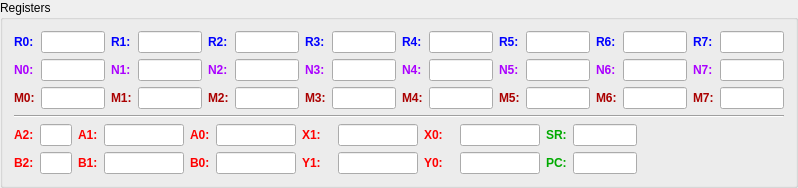
     <widget class="QGroupBox" name="groupBox_2">
      <property name="title">
       <string>Registers</string>
      </property>
      <layout class="QGridLayout" name="gridLayout_15">
       <item row="2" column="0">
        <layout class="QHBoxLayout" name="horizontalLayout_5">
         <item>
          <layout class="QGridLayout" name="gridLayout_16">
           <item row="0" column="0">
            <widget class="QLabel" name="label_38">
             <property name="text">
              <string>&lt;html&gt;&lt;head/&gt;&lt;body&gt;&lt;p&gt;&lt;span style=&quot; font-weight:600; color:#ff0000;&quot;&gt;A2:&lt;/span&gt;&lt;/p&gt;&lt;/body&gt;&lt;/html&gt;</string>
             </property>
            </widget>
           </item>
           <item row="0" column="1">
            <widget class="QLineEdit" name="lineEditA2">
             <property name="maximumSize">
              <size>
               <width>32</width>
               <height>16777215</height>
              </size>
             </property>
             <property name="inputMask">
              <string>HH</string>
             </property>
            </widget>
           </item>
           <item row="0" column="3">
            <widget class="QLabel" name="label_39">
             <property name="text">
              <string>&lt;html&gt;&lt;head/&gt;&lt;body&gt;&lt;p&gt;&lt;span style=&quot; font-weight:600; color:#ff0000;&quot;&gt;A1:&lt;/span&gt;&lt;/p&gt;&lt;/body&gt;&lt;/html&gt;</string>
             </property>
            </widget>
           </item>
           <item row="0" column="4">
            <widget class="QLineEdit" name="lineEditA1">
             <property name="maximumSize">
              <size>
               <width>80</width>
               <height>16777215</height>
              </size>
             </property>
             <property name="inputMask">
              <string>HHHHHH</string>
             </property>
            </widget>
           </item>
           <item row="0" column="5">
            <widget class="QLabel" name="label_40">
             <property name="text">
              <string>&lt;html&gt;&lt;head/&gt;&lt;body&gt;&lt;p&gt;&lt;span style=&quot; font-weight:600; color:#ff0000;&quot;&gt;A0:&lt;/span&gt;&lt;/p&gt;&lt;/body&gt;&lt;/html&gt;</string>
             </property>
            </widget>
           </item>
           <item row="0" column="6">
            <widget class="QLineEdit" name="lineEditA0">
             <property name="maximumSize">
              <size>
               <width>80</width>
               <height>16777215</height>
              </size>
             </property>
             <property name="inputMask">
              <string>HHHHHH</string>
             </property>
            </widget>
           </item>
           <item row="1" column="0">
            <widget class="QLabel" name="label_41">
             <property name="text">
              <string>&lt;html&gt;&lt;head/&gt;&lt;body&gt;&lt;p&gt;&lt;span style=&quot; font-weight:600; color:#ff0000;&quot;&gt;B2:&lt;/span&gt;&lt;/p&gt;&lt;/body&gt;&lt;/html&gt;</string>
             </property>
            </widget>
           </item>
           <item row="1" column="1">
            <widget class="QLineEdit" name="lineEditB2">
             <property name="maximumSize">
              <size>
               <width>32</width>
               <height>16777215</height>
              </size>
             </property>
             <property name="inputMask">
              <string>HH</string>
             </property>
            </widget>
           </item>
           <item row="1" column="3">
            <widget class="QLabel" name="label_42">
             <property name="text">
              <string>&lt;html&gt;&lt;head/&gt;&lt;body&gt;&lt;p&gt;&lt;span style=&quot; font-weight:600; color:#ff0000;&quot;&gt;B1:&lt;/span&gt;&lt;/p&gt;&lt;/body&gt;&lt;/html&gt;</string>
             </property>
            </widget>
           </item>
           <item row="1" column="4">
            <widget class="QLineEdit" name="lineEditB1">
             <property name="maximumSize">
              <size>
               <width>80</width>
               <height>16777215</height>
              </size>
             </property>
             <property name="inputMask">
              <string>HHHHHH</string>
             </property>
            </widget>
           </item>
           <item row="1" column="5">
            <widget class="QLabel" name="label_43">
             <property name="text">
              <string>&lt;html&gt;&lt;head/&gt;&lt;body&gt;&lt;p&gt;&lt;span style=&quot; font-weight:600; color:#ff0000;&quot;&gt;B0:&lt;/span&gt;&lt;/p&gt;&lt;/body&gt;&lt;/html&gt;</string>
             </property>
            </widget>
           </item>
           <item row="1" column="6">
            <widget class="QLineEdit" name="lineEditB0">
             <property name="maximumSize">
              <size>
               <width>80</width>
               <height>16777215</height>
              </size>
             </property>
             <property name="inputMask">
              <string>HHHHHH</string>
             </property>
            </widget>
           </item>
          </layout>
         </item>
         <item>
          <layout class="QGridLayout" name="gridLayout_17">
           <item row="0" column="0">
            <widget class="QLabel" name="label_44">
             <property name="text">
              <string>&lt;html&gt;&lt;head/&gt;&lt;body&gt;&lt;p&gt;&lt;span style=&quot; font-weight:600; color:#ff0000;&quot;&gt;X1:&lt;/span&gt;&lt;/p&gt;&lt;/body&gt;&lt;/html&gt;</string>
             </property>
            </widget>
           </item>
           <item row="0" column="1">
            <widget class="QLineEdit" name="lineEditX1">
             <property name="maximumSize">
              <size>
               <width>80</width>
               <height>16777215</height>
              </size>
             </property>
             <property name="inputMask">
              <string>HHHHHH</string>
             </property>
            </widget>
           </item>
           <item row="0" column="2">
            <widget class="QLabel" name="label_45">
             <property name="text">
              <string>&lt;html&gt;&lt;head/&gt;&lt;body&gt;&lt;p&gt;&lt;span style=&quot; font-weight:600; color:#ff0000;&quot;&gt;X0:&lt;/span&gt;&lt;/p&gt;&lt;/body&gt;&lt;/html&gt;</string>
             </property>
            </widget>
           </item>
           <item row="0" column="3">
            <widget class="QLineEdit" name="lineEditX0">
             <property name="maximumSize">
              <size>
               <width>80</width>
               <height>16777215</height>
              </size>
             </property>
             <property name="inputMask">
              <string>HHHHHH</string>
             </property>
            </widget>
           </item>
           <item row="1" column="0">
            <widget class="QLabel" name="label_46">
             <property name="text">
              <string>&lt;html&gt;&lt;head/&gt;&lt;body&gt;&lt;p&gt;&lt;span style=&quot; font-weight:600; color:#ff0000;&quot;&gt;Y1:&lt;/span&gt;&lt;/p&gt;&lt;/body&gt;&lt;/html&gt;</string>
             </property>
            </widget>
           </item>
           <item row="1" column="1">
            <widget class="QLineEdit" name="lineEditY1">
             <property name="maximumSize">
              <size>
               <width>80</width>
               <height>16777215</height>
              </size>
             </property>
             <property name="inputMask">
              <string>HHHHHH</string>
             </property>
            </widget>
           </item>
           <item row="1" column="2">
            <widget class="QLabel" name="label_47">
             <property name="text">
              <string>&lt;html&gt;&lt;head/&gt;&lt;body&gt;&lt;p&gt;&lt;span style=&quot; font-weight:600; color:#ff0000;&quot;&gt;Y0:&lt;/span&gt;&lt;/p&gt;&lt;/body&gt;&lt;/html&gt;</string>
             </property>
            </widget>
           </item>
           <item row="1" column="3">
            <widget class="QLineEdit" name="lineEditY0">
             <property name="maximumSize">
              <size>
               <width>80</width>
               <height>16777215</height>
              </size>
             </property>
             <property name="inputMask">
              <string>HHHHHH</string>
             </property>
            </widget>
           </item>
          </layout>
         </item>
         <item>
          <layout class="QGridLayout" name="gridLayout_18">
           <item row="0" column="0">
            <widget class="QLabel" name="label_48">
             <property name="text">
              <string>&lt;html&gt;&lt;head/&gt;&lt;body&gt;&lt;p&gt;&lt;span style=&quot; font-weight:600; color:#00aa00;&quot;&gt;SR:&lt;/span&gt;&lt;/p&gt;&lt;/body&gt;&lt;/html&gt;</string>
             </property>
            </widget>
           </item>
           <item row="1" column="0">
            <widget class="QLabel" name="label_49">
             <property name="text">
              <string>&lt;html&gt;&lt;head/&gt;&lt;body&gt;&lt;p&gt;&lt;span style=&quot; font-weight:600; color:#00aa00;&quot;&gt;PC:&lt;/span&gt;&lt;/p&gt;&lt;/body&gt;&lt;/html&gt;</string>
             </property>
            </widget>
           </item>
           <item row="1" column="1">
            <widget class="QLineEdit" name="lineEditPC">
             <property name="maximumSize">
              <size>
               <width>64</width>
               <height>16777215</height>
              </size>
             </property>
             <property name="inputMask">
              <string>HHHH</string>
             </property>
            </widget>
           </item>
           <item row="0" column="1">
            <widget class="QLineEdit" name="lineEditSR">
             <property name="maximumSize">
              <size>
               <width>64</width>
               <height>16777215</height>
              </size>
             </property>
             <property name="inputMask">
              <string>HHHH</string>
             </property>
            </widget>
           </item>
           <item row="1" column="2">
            <spacer name="horizontalSpacer">
             <property name="orientation">
              <enum>Qt::Horizontal</enum>
             </property>
             <property name="sizeHint" stdset="0">
              <size>
               <width>40</width>
               <height>20</height>
              </size>
             </property>
            </spacer>
           </item>
          </layout>
         </item>
        </layout>
       </item>
       <item row="0" column="0">
        <layout class="QHBoxLayout" name="horizontalLayout_6">
         <item>
          <layout class="QGridLayout" name="gridLayout_19">
           <item row="0" column="0">
            <widget class="QLabel" name="label_50">
             <property name="text">
              <string>&lt;html&gt;&lt;head/&gt;&lt;body&gt;&lt;p&gt;&lt;span style=&quot; font-weight:600; color:#0000ff;&quot;&gt;R0:&lt;/span&gt;&lt;/p&gt;&lt;/body&gt;&lt;/html&gt;</string>
             </property>
             <property name="textFormat">
              <enum>Qt::AutoText</enum>
             </property>
            </widget>
           </item>
           <item row="0" column="1">
            <widget class="QLineEdit" name="lineEditR0">
             <property name="sizePolicy">
              <sizepolicy hsizetype="Minimum" vsizetype="Fixed">
               <horstretch>0</horstretch>
               <verstretch>0</verstretch>
              </sizepolicy>
             </property>
             <property name="maximumSize">
              <size>
               <width>64</width>
               <height>16777215</height>
              </size>
             </property>
             <property name="inputMask">
              <string>HHHH</string>
             </property>
            </widget>
           </item>
           <item row="1" column="0">
            <widget class="QLabel" name="label_51">
             <property name="text">
              <string>&lt;html&gt;&lt;head/&gt;&lt;body&gt;&lt;p&gt;&lt;span style=&quot; font-weight:600; color:#aa00ff;&quot;&gt;N0:&lt;/span&gt;&lt;/p&gt;&lt;/body&gt;&lt;/html&gt;</string>
             </property>
            </widget>
           </item>
           <item row="1" column="1">
            <widget class="QLineEdit" name="lineEditN0">
             <property name="maximumSize">
              <size>
               <width>64</width>
               <height>16777215</height>
              </size>
             </property>
             <property name="inputMask">
              <string>HHHH</string>
             </property>
            </widget>
           </item>
           <item row="2" column="0">
            <widget class="QLabel" name="label_52">
             <property name="text">
              <string>&lt;html&gt;&lt;head/&gt;&lt;body&gt;&lt;p&gt;&lt;span style=&quot; font-weight:600; color:#aa0000;&quot;&gt;M0:&lt;/span&gt;&lt;/p&gt;&lt;/body&gt;&lt;/html&gt;</string>
             </property>
            </widget>
           </item>
           <item row="2" column="1">
            <widget class="QLineEdit" name="lineEditM0">
             <property name="maximumSize">
              <size>
               <width>64</width>
               <height>16777215</height>
              </size>
             </property>
             <property name="inputMask">
              <string>HHHH</string>
             </property>
            </widget>
           </item>
          </layout>
         </item>
         <item>
          <layout class="QGridLayout" name="gridLayout_20">
           <item row="0" column="0">
            <widget class="QLabel" name="label_53">
             <property name="text">
              <string>&lt;html&gt;&lt;head/&gt;&lt;body&gt;&lt;p&gt;&lt;span style=&quot; font-weight:600; color:#0000ff;&quot;&gt;R1:&lt;/span&gt;&lt;/p&gt;&lt;/body&gt;&lt;/html&gt;</string>
             </property>
             <property name="textFormat">
              <enum>Qt::AutoText</enum>
             </property>
            </widget>
           </item>
           <item row="0" column="1">
            <widget class="QLineEdit" name="lineEditR1">
             <property name="maximumSize">
              <size>
               <width>64</width>
               <height>16777215</height>
              </size>
             </property>
             <property name="inputMask">
              <string>HHHH</string>
             </property>
            </widget>
           </item>
           <item row="1" column="0">
            <widget class="QLabel" name="label_54">
             <property name="text">
              <string>&lt;html&gt;&lt;head/&gt;&lt;body&gt;&lt;p&gt;&lt;span style=&quot; font-weight:600; color:#aa00ff;&quot;&gt;N1:&lt;/span&gt;&lt;/p&gt;&lt;/body&gt;&lt;/html&gt;</string>
             </property>
            </widget>
           </item>
           <item row="1" column="1">
            <widget class="QLineEdit" name="lineEditN1">
             <property name="maximumSize">
              <size>
               <width>64</width>
               <height>16777215</height>
              </size>
             </property>
             <property name="inputMask">
              <string>HHHH</string>
             </property>
            </widget>
           </item>
           <item row="2" column="0">
            <widget class="QLabel" name="label_55">
             <property name="text">
              <string>&lt;html&gt;&lt;head/&gt;&lt;body&gt;&lt;p&gt;&lt;span style=&quot; font-weight:600; color:#aa0000;&quot;&gt;M1:&lt;/span&gt;&lt;/p&gt;&lt;/body&gt;&lt;/html&gt;</string>
             </property>
            </widget>
           </item>
           <item row="2" column="1">
            <widget class="QLineEdit" name="lineEditM1">
             <property name="maximumSize">
              <size>
               <width>64</width>
               <height>16777215</height>
              </size>
             </property>
             <property name="inputMask">
              <string>HHHH</string>
             </property>
            </widget>
           </item>
          </layout>
         </item>
         <item>
          <layout class="QGridLayout" name="gridLayout_21">
           <item row="0" column="0">
            <widget class="QLabel" name="label_56">
             <property name="text">
              <string>&lt;html&gt;&lt;head/&gt;&lt;body&gt;&lt;p&gt;&lt;span style=&quot; font-weight:600; color:#0000ff;&quot;&gt;R2:&lt;/span&gt;&lt;/p&gt;&lt;/body&gt;&lt;/html&gt;</string>
             </property>
             <property name="textFormat">
              <enum>Qt::AutoText</enum>
             </property>
            </widget>
           </item>
           <item row="0" column="1">
            <widget class="QLineEdit" name="lineEditR2">
             <property name="maximumSize">
              <size>
               <width>64</width>
               <height>16777215</height>
              </size>
             </property>
             <property name="inputMask">
              <string>HHHH</string>
             </property>
            </widget>
           </item>
           <item row="1" column="0">
            <widget class="QLabel" name="label_57">
             <property name="text">
              <string>&lt;html&gt;&lt;head/&gt;&lt;body&gt;&lt;p&gt;&lt;span style=&quot; font-weight:600; color:#aa00ff;&quot;&gt;N2:&lt;/span&gt;&lt;/p&gt;&lt;/body&gt;&lt;/html&gt;</string>
             </property>
            </widget>
           </item>
           <item row="1" column="1">
            <widget class="QLineEdit" name="lineEditN2">
             <property name="maximumSize">
              <size>
               <width>64</width>
               <height>16777215</height>
              </size>
             </property>
             <property name="inputMask">
              <string>HHHH</string>
             </property>
            </widget>
           </item>
           <item row="2" column="0">
            <widget class="QLabel" name="label_58">
             <property name="text">
              <string>&lt;html&gt;&lt;head/&gt;&lt;body&gt;&lt;p&gt;&lt;span style=&quot; font-weight:600; color:#aa0000;&quot;&gt;M2:&lt;/span&gt;&lt;/p&gt;&lt;/body&gt;&lt;/html&gt;</string>
             </property>
            </widget>
           </item>
           <item row="2" column="1">
            <widget class="QLineEdit" name="lineEditM2">
             <property name="maximumSize">
              <size>
               <width>64</width>
               <height>16777215</height>
              </size>
             </property>
             <property name="inputMask">
              <string>HHHH</string>
             </property>
            </widget>
           </item>
          </layout>
         </item>
         <item>
          <layout class="QGridLayout" name="gridLayout_22">
           <item row="0" column="0">
            <widget class="QLabel" name="label_59">
             <property name="text">
              <string>&lt;html&gt;&lt;head/&gt;&lt;body&gt;&lt;p&gt;&lt;span style=&quot; font-weight:600; color:#0000ff;&quot;&gt;R3:&lt;/span&gt;&lt;/p&gt;&lt;/body&gt;&lt;/html&gt;</string>
             </property>
             <property name="textFormat">
              <enum>Qt::AutoText</enum>
             </property>
            </widget>
           </item>
           <item row="0" column="1">
            <widget class="QLineEdit" name="lineEditR3">
             <property name="maximumSize">
              <size>
               <width>64</width>
               <height>16777215</height>
              </size>
             </property>
             <property name="inputMask">
              <string>HHHH</string>
             </property>
            </widget>
           </item>
           <item row="1" column="0">
            <widget class="QLabel" name="label_60">
             <property name="text">
              <string>&lt;html&gt;&lt;head/&gt;&lt;body&gt;&lt;p&gt;&lt;span style=&quot; font-weight:600; color:#aa00ff;&quot;&gt;N3:&lt;/span&gt;&lt;/p&gt;&lt;/body&gt;&lt;/html&gt;</string>
             </property>
            </widget>
           </item>
           <item row="1" column="1">
            <widget class="QLineEdit" name="lineEditN3">
             <property name="maximumSize">
              <size>
               <width>64</width>
               <height>16777215</height>
              </size>
             </property>
             <property name="inputMask">
              <string>HHHH</string>
             </property>
            </widget>
           </item>
           <item row="2" column="0">
            <widget class="QLabel" name="label_61">
             <property name="text">
              <string>&lt;html&gt;&lt;head/&gt;&lt;body&gt;&lt;p&gt;&lt;span style=&quot; font-weight:600; color:#aa0000;&quot;&gt;M3:&lt;/span&gt;&lt;/p&gt;&lt;/body&gt;&lt;/html&gt;</string>
             </property>
            </widget>
           </item>
           <item row="2" column="1">
            <widget class="QLineEdit" name="lineEditM3">
             <property name="maximumSize">
              <size>
               <width>64</width>
               <height>16777215</height>
              </size>
             </property>
             <property name="inputMask">
              <string>HHHH</string>
             </property>
            </widget>
           </item>
          </layout>
         </item>
         <item>
          <layout class="QGridLayout" name="gridLayout_23">
           <item row="0" column="0">
            <widget class="QLabel" name="label_62">
             <property name="text">
              <string>&lt;html&gt;&lt;head/&gt;&lt;body&gt;&lt;p&gt;&lt;span style=&quot; font-weight:600; color:#0000ff;&quot;&gt;R4:&lt;/span&gt;&lt;/p&gt;&lt;/body&gt;&lt;/html&gt;</string>
             </property>
             <property name="textFormat">
              <enum>Qt::AutoText</enum>
             </property>
            </widget>
           </item>
           <item row="0" column="1">
            <widget class="QLineEdit" name="lineEditR4">
             <property name="maximumSize">
              <size>
               <width>64</width>
               <height>16777215</height>
              </size>
             </property>
             <property name="inputMask">
              <string>HHHH</string>
             </property>
            </widget>
           </item>
           <item row="1" column="0">
            <widget class="QLabel" name="label_63">
             <property name="text">
              <string>&lt;html&gt;&lt;head/&gt;&lt;body&gt;&lt;p&gt;&lt;span style=&quot; font-weight:600; color:#aa00ff;&quot;&gt;N4:&lt;/span&gt;&lt;/p&gt;&lt;/body&gt;&lt;/html&gt;</string>
             </property>
            </widget>
           </item>
           <item row="1" column="1">
            <widget class="QLineEdit" name="lineEditN4">
             <property name="maximumSize">
              <size>
               <width>64</width>
               <height>16777215</height>
              </size>
             </property>
             <property name="inputMask">
              <string>HHHH</string>
             </property>
            </widget>
           </item>
           <item row="2" column="0">
            <widget class="QLabel" name="label_64">
             <property name="text">
              <string>&lt;html&gt;&lt;head/&gt;&lt;body&gt;&lt;p&gt;&lt;span style=&quot; font-weight:600; color:#aa0000;&quot;&gt;M4:&lt;/span&gt;&lt;/p&gt;&lt;/body&gt;&lt;/html&gt;</string>
             </property>
            </widget>
           </item>
           <item row="2" column="1">
            <widget class="QLineEdit" name="lineEditM4">
             <property name="maximumSize">
              <size>
               <width>64</width>
               <height>16777215</height>
              </size>
             </property>
             <property name="inputMask">
              <string>HHHH</string>
             </property>
            </widget>
           </item>
          </layout>
         </item>
         <item>
          <layout class="QGridLayout" name="gridLayout_24">
           <item row="0" column="0">
            <widget class="QLabel" name="label_65">
             <property name="text">
              <string>&lt;html&gt;&lt;head/&gt;&lt;body&gt;&lt;p&gt;&lt;span style=&quot; font-weight:600; color:#0000ff;&quot;&gt;R5:&lt;/span&gt;&lt;/p&gt;&lt;/body&gt;&lt;/html&gt;</string>
             </property>
             <property name="textFormat">
              <enum>Qt::AutoText</enum>
             </property>
            </widget>
           </item>
           <item row="0" column="1">
            <widget class="QLineEdit" name="lineEditR5">
             <property name="maximumSize">
              <size>
               <width>64</width>
               <height>16777215</height>
              </size>
             </property>
             <property name="inputMask">
              <string>HHHH</string>
             </property>
            </widget>
           </item>
           <item row="1" column="0">
            <widget class="QLabel" name="label_66">
             <property name="text">
              <string>&lt;html&gt;&lt;head/&gt;&lt;body&gt;&lt;p&gt;&lt;span style=&quot; font-weight:600; color:#aa00ff;&quot;&gt;N5:&lt;/span&gt;&lt;/p&gt;&lt;/body&gt;&lt;/html&gt;</string>
             </property>
            </widget>
           </item>
           <item row="1" column="1">
            <widget class="QLineEdit" name="lineEditN5">
             <property name="maximumSize">
              <size>
               <width>64</width>
               <height>16777215</height>
              </size>
             </property>
             <property name="inputMask">
              <string>HHHH</string>
             </property>
            </widget>
           </item>
           <item row="2" column="0">
            <widget class="QLabel" name="label_67">
             <property name="text">
              <string>&lt;html&gt;&lt;head/&gt;&lt;body&gt;&lt;p&gt;&lt;span style=&quot; font-weight:600; color:#aa0000;&quot;&gt;M5:&lt;/span&gt;&lt;/p&gt;&lt;/body&gt;&lt;/html&gt;</string>
             </property>
            </widget>
           </item>
           <item row="2" column="1">
            <widget class="QLineEdit" name="lineEditM5">
             <property name="maximumSize">
              <size>
               <width>64</width>
               <height>16777215</height>
              </size>
             </property>
             <property name="inputMask">
              <string>HHHH</string>
             </property>
            </widget>
           </item>
          </layout>
         </item>
         <item>
          <layout class="QGridLayout" name="gridLayout_25">
           <item row="0" column="0">
            <widget class="QLabel" name="label_68">
             <property name="text">
              <string>&lt;html&gt;&lt;head/&gt;&lt;body&gt;&lt;p&gt;&lt;span style=&quot; font-weight:600; color:#0000ff;&quot;&gt;R6:&lt;/span&gt;&lt;/p&gt;&lt;/body&gt;&lt;/html&gt;</string>
             </property>
             <property name="textFormat">
              <enum>Qt::AutoText</enum>
             </property>
            </widget>
           </item>
           <item row="0" column="1">
            <widget class="QLineEdit" name="lineEditR6">
             <property name="maximumSize">
              <size>
               <width>64</width>
               <height>16777215</height>
              </size>
             </property>
             <property name="inputMask">
              <string>HHHH</string>
             </property>
            </widget>
           </item>
           <item row="1" column="0">
            <widget class="QLabel" name="label_69">
             <property name="text">
              <string>&lt;html&gt;&lt;head/&gt;&lt;body&gt;&lt;p&gt;&lt;span style=&quot; font-weight:600; color:#aa00ff;&quot;&gt;N6:&lt;/span&gt;&lt;/p&gt;&lt;/body&gt;&lt;/html&gt;</string>
             </property>
            </widget>
           </item>
           <item row="1" column="1">
            <widget class="QLineEdit" name="lineEditN6">
             <property name="maximumSize">
              <size>
               <width>64</width>
               <height>16777215</height>
              </size>
             </property>
             <property name="inputMask">
              <string>HHHH</string>
             </property>
            </widget>
           </item>
           <item row="2" column="0">
            <widget class="QLabel" name="label_70">
             <property name="text">
              <string>&lt;html&gt;&lt;head/&gt;&lt;body&gt;&lt;p&gt;&lt;span style=&quot; font-weight:600; color:#aa0000;&quot;&gt;M6:&lt;/span&gt;&lt;/p&gt;&lt;/body&gt;&lt;/html&gt;</string>
             </property>
            </widget>
           </item>
           <item row="2" column="1">
            <widget class="QLineEdit" name="lineEditM6">
             <property name="maximumSize">
              <size>
               <width>64</width>
               <height>16777215</height>
              </size>
             </property>
             <property name="inputMask">
              <string>HHHH</string>
             </property>
            </widget>
           </item>
          </layout>
         </item>
         <item>
          <layout class="QGridLayout" name="gridLayout_26">
           <item row="0" column="0">
            <widget class="QLabel" name="label_71">
             <property name="text">
              <string>&lt;html&gt;&lt;head/&gt;&lt;body&gt;&lt;p&gt;&lt;span style=&quot; font-weight:600; color:#0000ff;&quot;&gt;R7:&lt;/span&gt;&lt;/p&gt;&lt;/body&gt;&lt;/html&gt;</string>
             </property>
             <property name="textFormat">
              <enum>Qt::AutoText</enum>
             </property>
            </widget>
           </item>
           <item row="0" column="1">
            <widget class="QLineEdit" name="lineEditR7">
             <property name="maximumSize">
              <size>
               <width>64</width>
               <height>16777215</height>
              </size>
             </property>
             <property name="inputMask">
              <string>HHHH</string>
             </property>
            </widget>
           </item>
           <item row="1" column="0">
            <widget class="QLabel" name="label_72">
             <property name="text">
              <string>&lt;html&gt;&lt;head/&gt;&lt;body&gt;&lt;p&gt;&lt;span style=&quot; font-weight:600; color:#aa00ff;&quot;&gt;N7:&lt;/span&gt;&lt;/p&gt;&lt;/body&gt;&lt;/html&gt;</string>
             </property>
            </widget>
           </item>
           <item row="1" column="1">
            <widget class="QLineEdit" name="lineEditN7">
             <property name="maximumSize">
              <size>
               <width>64</width>
               <height>16777215</height>
              </size>
             </property>
             <property name="inputMask">
              <string>HHHH</string>
             </property>
            </widget>
           </item>
           <item row="2" column="0">
            <widget class="QLabel" name="label_73">
             <property name="text">
              <string>&lt;html&gt;&lt;head/&gt;&lt;body&gt;&lt;p&gt;&lt;span style=&quot; font-weight:600; color:#aa0000;&quot;&gt;M7:&lt;/span&gt;&lt;/p&gt;&lt;/body&gt;&lt;/html&gt;</string>
             </property>
            </widget>
           </item>
           <item row="2" column="1">
            <widget class="QLineEdit" name="lineEditM7">
             <property name="maximumSize">
              <size>
               <width>64</width>
               <height>16777215</height>
              </size>
             </property>
             <property name="inputMask">
              <string>HHHH</string>
             </property>
            </widget>
           </item>
          </layout>
         </item>
        </layout>
       </item>
       <item row="1" column="0">
        <widget class="Line" name="line">
         <property name="orientation">
          <enum>Qt::Horizontal</enum>
         </property>
        </widget>
       </item>
      </layout>
     </widget>
